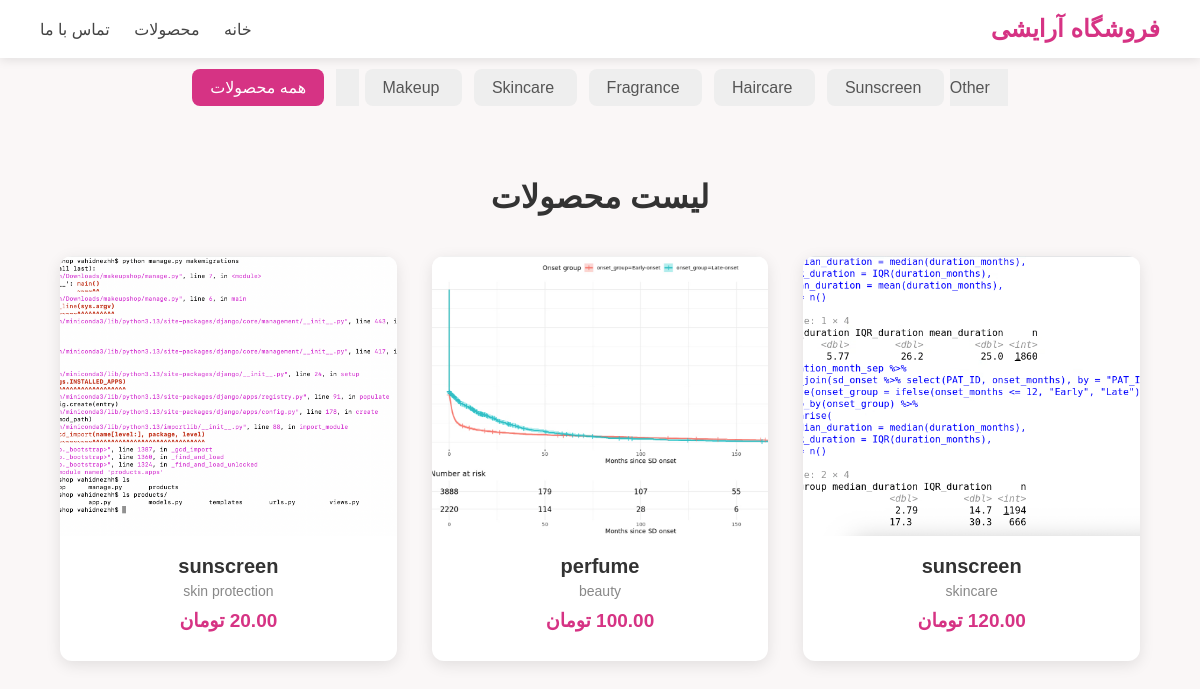
The page / on the database its author committed.
### products/models.py (models this page shows, shortened)
class Product(models.Model):
    name = models.CharField(max_length=255)
    description = models.TextField(blank=True)
    price = models.DecimalField(max_digits=10, decimal_places=2)
    category = models.CharField(max_length=50, choices=CATEGORY_CHOICES, default='other')
    image = models.ImageField(upload_to='product_images/')
    created_at = models.DateTimeField(auto_now_add=True)

### products/views.py (the view)
# urls.py: urlpatterns=[path('',product_list,name='product_list')]
def product_list(request):
    category = request.GET.get('category')  # read ?category=makeup
    if category:
        products = Product.objects.filter(category=category).order_by("-created_at")
    else:
        products = Product.objects.all().order_by("-created_at")
    categories = [
        ('makeup', 'Makeup'),
        ('skincare', 'Skincare'),
        ('fragrance', 'Fragrance'),
        ('haircare', 'Haircare'),
        ('sunscreen', 'Sunscreen'),
        ('other', 'Other'),
    ]
    return render(request, "products/product_list.html", {
        "products": products,
        "categories": categories,
        "selected_category": category
    })

### products/templates/products/product_list.html (shortened to what this page needs)
<!DOCTYPE html>
<html lang="fa" dir="rtl">
<head>
    <link href="https://cdn.jsdelivr.net/gh/rastikerdar/vazir-font@v30.1.0/dist/font-face.css" rel="stylesheet">
</head>
<body>
    <div class="navbar">
        <h2>فروشگاه آرایشی</h2>
        <div>
            <a href="/">خانه</a>
            <a href="#">محصولات</a>
            <a href="#">تماس با ما</a>
        </div>
    </div>
    <div class="category-bar" style="text-align:center; margin: 20px 0;">
        {% for value, label in categories %}
            <a href="/?category={{ value }}"
               class="{% if selected_category == value %}active{% endif %}">
                {{ label }}
            </a>
        {% endfor %}
        <a href="/" class="{% if not selected_category %}active{% endif %}">
            همه محصولات
        </a>
    </div>
    <div class="container">
        <h1 style="text-align:center; color:#333; margin-bottom:40px;">لیست محصولات</h1>
        <div class="grid">
            {% for p in products %}
            <div class="card">
                <img src="{{ p.image.url }}" alt="{{ p.name }}">
                <div class="card-body">
                    <div class="name">{{ p.name }}</div>
                    <div class="category">{{ p.category }}</div>
                    <div class="price">{{ p.price }} تومان</div>
                </div>
            </div>
            {% endfor %}
        </div>
    </div>
</body>
</html>

### products/templates/products/product_list.html (style rules this page uses)
body { margin: 0; font-family: "Vazir", sans-serif; background: #faf7f7; }
.navbar { background: #ffffff; padding: 15px 40px; display: flex; justify-content: space-between; align-items: center; box-shadow: 0px 2px 10px rgba(0,0,0,0.1); position: sticky; top: 0; z-index: 10; }
.navbar h2 { margin: 0; font-weight: 600; color: #d63384; font-size: 24px; }
.navbar a { text-decoration: none; color: #444; font-weight: 500; margin-right: 20px; font-size: 16px; }
.container { width: 90%; margin: auto; padding: 40px 0; }
.category-bar a { padding: 10px 18px; margin: 6px; background: #eee; color: #555; text-decoration: none; border-radius: 8px; font-weight: 500; }
.category-bar a.active { background: #d63384; color: #fff; }
.grid { display: grid; grid-template-columns: repeat(auto-fill, minmax(260px, 1fr)); gap: 35px; }
.card { background: white; border-radius: 12px; overflow: hidden; box-shadow: 0px 4px 15px rgba(0,0,0,0.1); transition: transform .2s ease, box-shadow .2s ease; }
.card img { width: 100%; height: 280px; object-fit: cover; }
.card-body { padding: 15px; text-align: center; }
.name { font-size: 20px; font-weight: 600; color: #333; margin-bottom: 5px; }
.category { font-size: 14px; color: #888; margin-bottom: 10px; }
.price { font-size: 19px; color: #d63384; font-weight: 600; margin-bottom: 10px; }

### rows shown on the page
Product: image (picture), name "sunscreen", category "skincare", price "120.00"
Product: image (picture), name "perfume", category "beauty", price "100.00"
Product: image (picture), name "sunscreen", category "skin protection", price "20.00"

### other values the page prints
{{ label }} "Makeup" "Skincare" "Fragrance" "Haircare" "Sunscreen"
